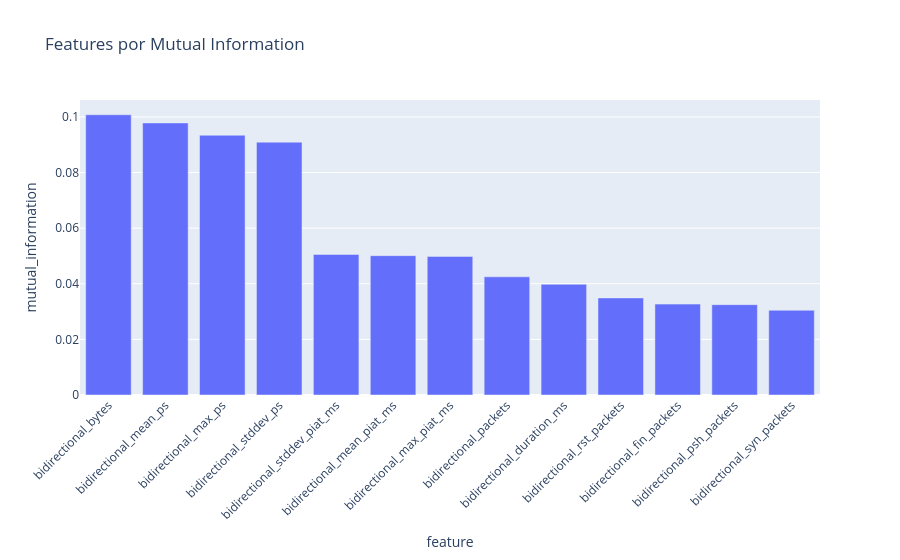

Here is the notebook cell this chart was saved with:
### Code cell
# filtro por mi
#mi_dataframe = mi_dataframe[mi_dataframe["mutual_information"] > 0.02]
# filtro por top features
#mi_dataframe = mi_dataframe.head(15)

nb_plot.mi_bar_plot(mi_dataframe)

### Figure 1 — Plotly figure (JSON) as saved in the notebook; plotly's stock layout.template omitted (floating-point values rounded to 4 significant figures)
{"data": [{"hovertemplate": "feature=%{x}<br>mutual_information=%{y}<extra></extra>", "legendgroup": "", "marker": {"color": "#636efa", "pattern": {"shape": ""}}, "name": "", "orientation": "v", "showlegend": false, "textposition": "auto", "x": ["bidirectional_bytes", "bidirectional_mean_ps", "bidirectional_max_ps", "bidirectional_stddev_ps", "bidirectional_stddev_piat_ms", "bidirectional_mean_piat_ms", "bidirectional_max_piat_ms", "bidirectional_packets", "bidirectional_duration_ms", "bidirectional_rst_packets", "bidirectional_fin_packets", "bidirectional_psh_packets", "bidirectional_syn_packets"], "xaxis": "x", "y": [0.1008, 0.09785, 0.09342, 0.09092, 0.05055, 0.05011, 0.04985, 0.0425, 0.03981, 0.03491, 0.03269, 0.03249, 0.03047], "yaxis": "y", "type": "bar"}], "layout": {"xaxis": {"anchor": "y", "domain": [0.0, 1.0], "title": {"text": "feature"}, "tickangle": -45}, "yaxis": {"anchor": "x", "domain": [0.0, 1.0], "title": {"text": "mutual_information"}}, "legend": {"tracegroupgap": 0}, "title": {"text": "Features por Mutual Information"}, "barmode": "relative"}}
